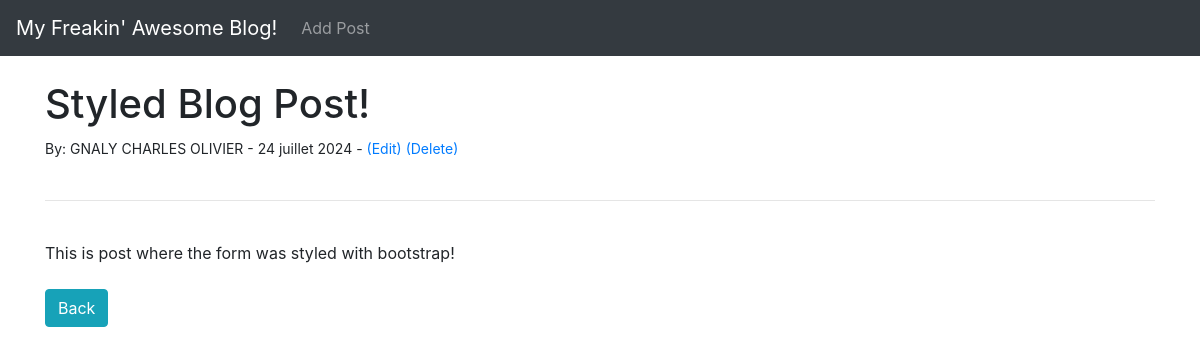
The page /article/7 on the database as committed earlier.
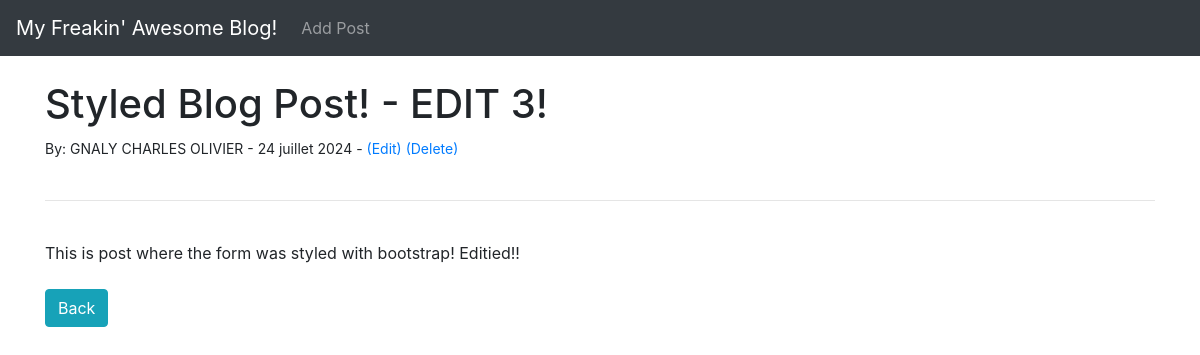
The same page on the database as committed later.
### theblog/models.py (models this page shows, shortened)
class Post(models.Model):
    title = models.CharField(max_length=255)
    title_tag = models.CharField(max_length=255)
    author = models.ForeignKey(User, on_delete= models.CASCADE)
    body = models.TextField()
    post_date = models.DateField(auto_now_add=True)

### theblog/views.py (the view)
# urls.py: path('article/<int:pk>', ArticleDetailView.as_view(), name="article-detail"),
class ArticleDetailView(DetailView):
    model = Post
    template_name = 'article_details.html'

### theblog/templates/article_details.html (shortened to what this page needs)
{% extends "base.html" %}
{% block content  %}
<h1>{{ post.title}}</h1>
<small>By:
            {{ post.author.first_name}} -
            {{ post.post_date }} -
    <a href="{% url 'update_post' post.pk %}"> (Edit) </a>
    <a href="{% url 'delete_post' post.pk %}"> (Delete) </a> <br/>
</small></br>
<hr>
{{ post.body }}
<br/><br/>
<a href="{% url 'home' %}" class="btn btn-info">Back</a>
{% endblock  %}

Rows that differ between the two databases and show on the page:
changed Post "GNALY CHARLES OLIVIER": title "Styled Blog Post!" → "Styled Blog Post! - EDIT 3!"; body "This is post where the form was styled with bootstrap!" → "This is post where the form was styled with bootstrap! Editied!!"
